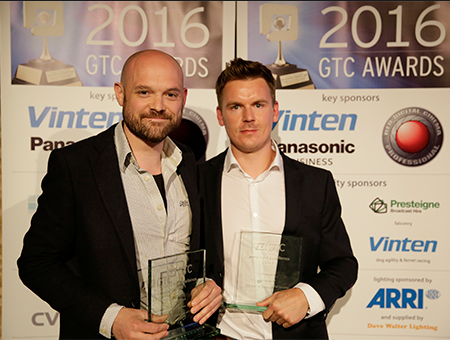
%> input picture 450x340 two man wearing black cote.png, 450 x 340 px
$ octave chk_imshow_with_squart_brackets.m   (GNU Octave 9; MATLAB toolbox functions it lacks are replaced by stand-ins)
%> lines starting %> are read from the running program, lines starting %| are printed output that depends on the picture; in (x1, y1, x2, y2) boxes, pixels count from 0 and x2, y2 are one past the last pixel; in counts of white or black regions, pixels touching at a corner belong together; the program's own positions count from 1
f=imread('450x340 two man wearing black cote.png');
%> f is the input picture: size 340x450x3 uint8; mean R, G, B 143.8, 124.3, 106.4
f=rgb2gray(f);
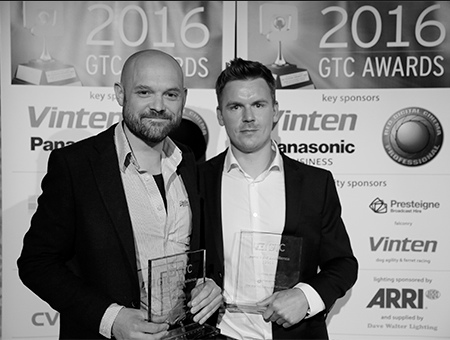
%> f: size 340x450 uint8; min 0, max 255, mean 128
figure(1),imshow(f,[100 101]);
%> after `imshow(f,[100 101])`:
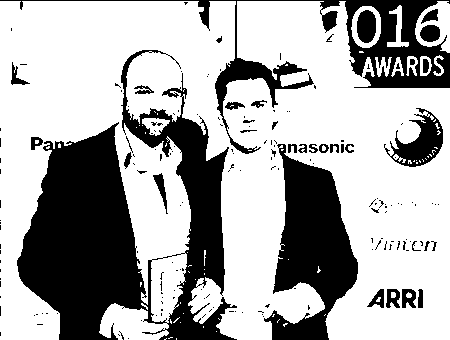
%> displayed picture: size 340x450, on the screen's scale of 0 to 255; 67.3% white; 178 black regions (143 under 20 px), largest, box (x1, y1, x2, y2) and area: (17, 50, 237, 340) 27333, (264, 144, 358, 340) 9638, (0, 0, 450, 154) 8053
figure(2),imshow(f);
% [4 lines of commented-out code are left out]

$ run again, with 225x310 wowed baby.png copied over 450x340 two man wearing black cote.png
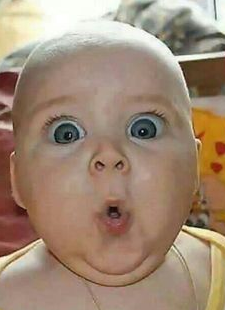
%> input picture 225x310 wowed baby.png, 225 x 310 px
%> f is the input picture: size 310x225x3 uint8; mean R, G, B 160.1, 137, 116.6
%> `f=rgb2gray(f);`:
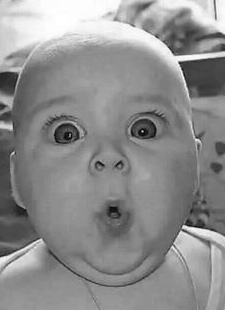
%> f: size 310x225 uint8; min 0, max 255, mean 141.6
%> `imshow(f,[100 101])`:
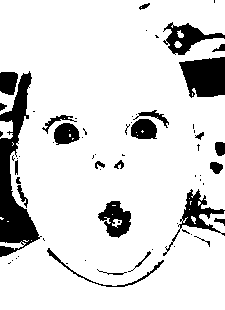
%> displayed picture: size 310x225, on the screen's scale of 0 to 255; 86.2% white; 66 black regions (40 under 20 px), largest, box (x1, y1, x2, y2) and area: (0, 71, 42, 257) 3037, (179, 57, 225, 98) 1470, (163, 189, 225, 256) 833

$ run again, with 255x175 coloured face.png copied over 450x340 two man wearing black cote.png
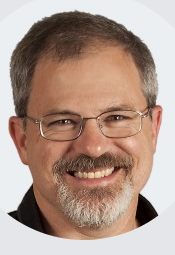
%> input picture 255x175 coloured face.png, 175 x 255 px
%> f is the input picture: size 255x175x3 uint8; mean R, G, B 176.8, 152.7, 140.5
%> `f=rgb2gray(f);`:
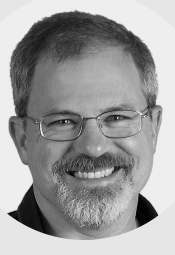
%> f: size 255x175 uint8; min 1, max 247, mean 158.5
%> `imshow(f,[100 101])`:
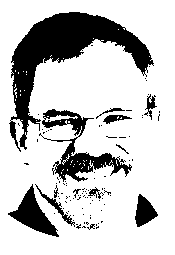
%> displayed picture: size 255x175, on the screen's scale of 0 to 255; 78.1% white; 100 black regions (87 under 20 px), largest, box (x1, y1, x2, y2) and area: (9, 12, 154, 152) 5674, (39, 109, 132, 182) 1801, (8, 184, 59, 237) 993
